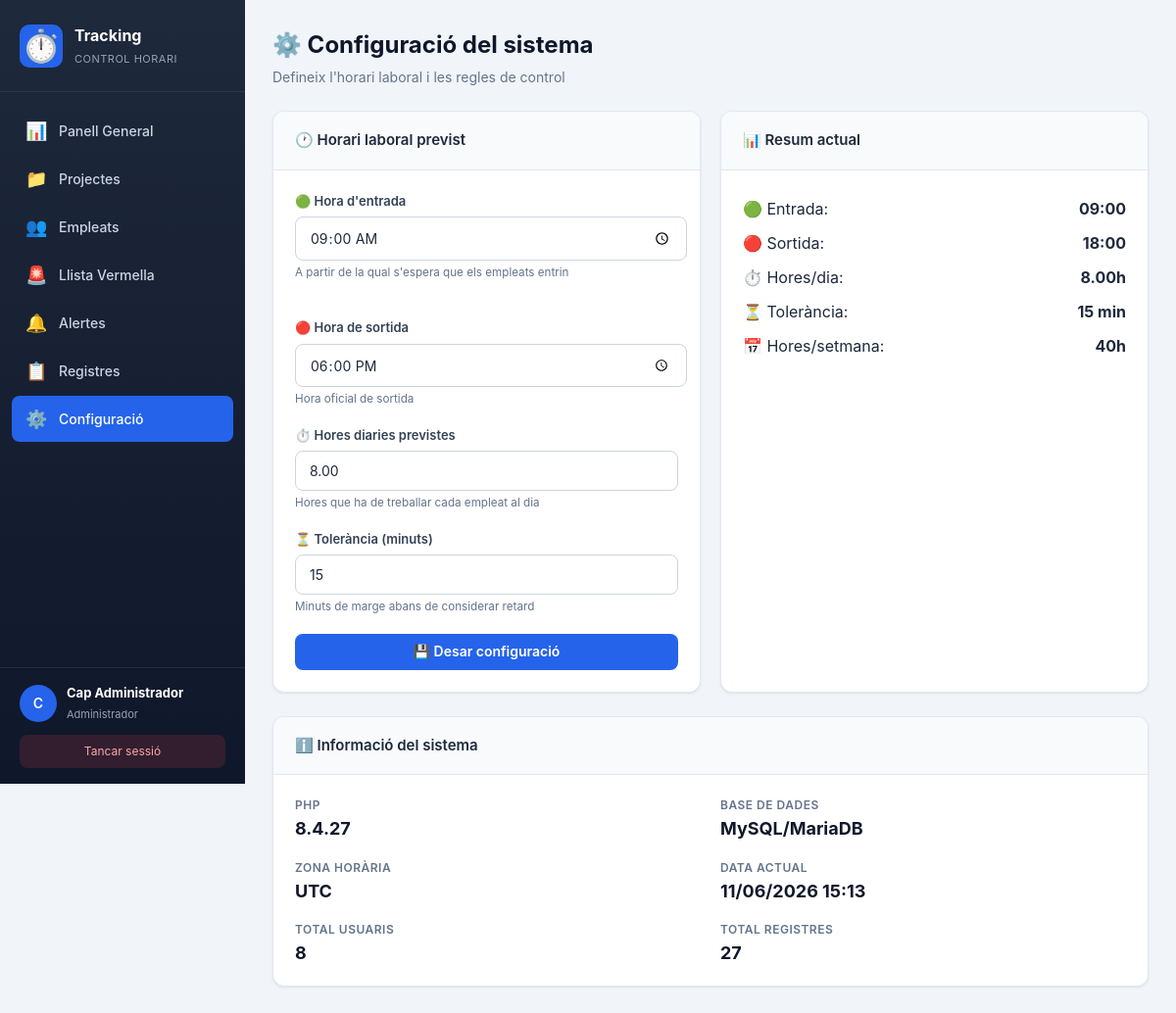
The app's page /config_horari.php (signed in) with its own data.
### tables this page shows
CREATE TABLE horari_config (
    id INT AUTO_INCREMENT PRIMARY KEY,
    hora_entrada_prevista TIME DEFAULT '09:00:00',
    hora_sortida_prevista TIME DEFAULT '18:00:00',
    hores_diaries DECIMAL(4,2) DEFAULT 8.00,
    tolerancia_minuts INT DEFAULT 15
);

### includes/helpers.php (called while the page is built, shortened)
<?php
function e($v) { return htmlspecialchars($v ?? '', ENT_QUOTES, 'UTF-8'); }
function get_horari_config() {
    global $pdo;
    $stmt = $pdo->query("SELECT * FROM horari_config WHERE id = 1");
    $r = $stmt->fetch();
    return $r ?: [
        'hora_entrada_prevista' => '09:00:00',
        'hora_sortida_prevista' => '18:00:00',
        'hores_diaries' => 8,
        'tolerancia_minuts' => 15
    ];
}

### config_horari.php (the view, shortened to what this page needs)
<?php
require_once 'includes/header.php';
require_once 'includes/helpers.php';
$horari = get_horari_config();
?>
<div class="page-header">
    <div>
        <h1>⚙️ Configuració del sistema</h1>
        <p>Defineix l'horari laboral i les regles de control</p>
    </div>
</div>
<div class="grid grid-2">
    <div class="card">
        <div class="card-header">
            <h3>🕐 Horari laboral previst</h3>
        </div>
        <div class="card-body">
            <form method="POST">
                <div class="grid grid-2">
                    <div class="form-group">
                        <label>🟢 Hora d'entrada</label>
                        <input type="time" name="hora_entrada_prevista" class="form-control" value="<?php echo e($horari['hora_entrada_prevista']); ?>" required>
                        <small class="text-muted">A partir de la qual s'espera que els empleats entrin</small>
                    </div>
                    <div class="form-group">
                        <label>🔴 Hora de sortida</label>
                        <input type="time" name="hora_sortida_prevista" class="form-control" value="<?php echo e($horari['hora_sortida_prevista']); ?>" required>
                        <small class="text-muted">Hora oficial de sortida</small>
                    </div>
                </div>
                <div class="form-group">
                    <label>⏱️ Hores diaries previstes</label>
                    <input type="number" step="0.5" name="hores_diaries" class="form-control" value="<?php echo e($horari['hores_diaries']); ?>" required>
                    <small class="text-muted">Hores que ha de treballar cada empleat al dia</small>
                </div>
                <div class="form-group">
                    <label>⏳ Tolerància (minuts)</label>
                    <input type="number" name="tolerancia_minuts" class="form-control" value="<?php echo e($horari['tolerancia_minuts']); ?>" required>
                    <small class="text-muted">Minuts de marge abans de considerar retard</small>
                </div>
                <button type="submit" class="btn btn-primary btn-block">💾 Desar configuració</button>
            </form>
        </div>
    </div>
    <div class="card">
        <div class="card-header">
            <h3>📊 Resum actual</h3>
        </div>
        <div class="card-body">
            <div style="font-size: 16px; line-height: 2.2;">
                <div class="flex-between">
                    <span>🟢 Entrada:</span>
                    <strong><?php echo substr($horari['hora_entrada_prevista'], 0, 5); ?></strong>
                </div>
                <div class="flex-between">
                    <span>🔴 Sortida:</span>
                    <strong><?php echo substr($horari['hora_sortida_prevista'], 0, 5); ?></strong>
                </div>
                <div class="flex-between">
                    <span>⏱️ Hores/dia:</span>
                    <strong><?php echo $horari['hores_diaries']; ?>h</strong>
                </div>
                <div class="flex-between">
                    <span>⏳ Tolerància:</span>
                    <strong><?php echo $horari['tolerancia_minuts']; ?> min</strong>
                </div>
                <div class="flex-between">
                    <span>📅 Hores/setmana:</span>
                    <strong><?php echo $horari['hores_diaries'] * 5; ?>h</strong>
                </div>
            </div>
        </div>
    </div>
</div>
<div class="card mt-3">
    <div class="card-header">
        <h3>ℹ️ Informació del sistema</h3>
    </div>
    <div class="card-body">
        <div class="grid grid-3">
            <div>
                <div class="kpi-label">PHP</div>
                <div class="kpi-value" style="font-size:18px;"><?php echo PHP_VERSION; ?></div>
            </div>
            <div>
                <div class="kpi-label">Base de dades</div>
                <div class="kpi-value" style="font-size:18px;">MySQL/MariaDB</div>
            </div>
            <div>
                <div class="kpi-label">Zona horària</div>
                <div class="kpi-value" style="font-size:18px;"><?php echo date_default_timezone_get(); ?></div>
            </div>
            <div>
                <div class="kpi-label">Data actual</div>
                <div class="kpi-value" style="font-size:18px;"><?php echo date('d/m/Y H:i'); ?></div>
            </div>
            <div>
                <div class="kpi-label">Total usuaris</div>
                <div class="kpi-value" style="font-size:18px;"><?php echo $pdo->query("SELECT COUNT(*) FROM usuaris")->fetchColumn(); ?></div>
            </div>
            <div>
                <div class="kpi-label">Total registres</div>
                <div class="kpi-value" style="font-size:18px;"><?php echo $pdo->query("SELECT COUNT(*) FROM registres")->fetchColumn(); ?></div>
            </div>
        </div>
    </div>
</div>
<?php require_once 'includes/footer.php'; ?>

### style.css (style rules this page uses)
:root { --primary: #2563eb; --primary-dark: #1d4ed8; --primary-light: #dbeafe; --primary-50: #eff6ff; --success: #10b981; --success-light: #d1fae5; --success-dark: #047857; --warning: #f59e0b; --warning-light: #fef3c7; --warning-dark: #b45309; --danger: #ef4444; --danger-light: #fee2e2; --danger-dark: #b91c1c; --info: #06b6d4; --info-light: #cffafe; --purple: #8b5cf6; --purple-light: #ede9fe; --gray-50: #f8fafc; --gray-100: #f1f5f9; --gray-200: #e2e8f0; --gray-300: #cbd5e1; --gray-400: #94a3b8; --gray-500: #64748b; --gray-600: #475569; --gray-700: #334155; --gray-800: #1e293b; --gray-900: #0f172a; --bg: #f1f5f9; --card: #ffffff; --border: #e2e8f0; --text: #1e293b; --text-muted: #64748b; --shadow-sm: 0 1px 2px 0 rgb(0 0 0 / 0.05); --shadow: 0 1px 3px 0 rgb(0 0 0 / 0.08), 0 1px 2px -1px rgb(0 0 0 / 0.06); --shadow-md: 0 4px 6px -1px rgb(0 0 0 / 0.08), 0 2px 4px -2px rgb(0 0 0 / 0.05); --shadow-lg: 0 10px 15px -3px rgb(0 0 0 / 0.08), 0 4px 6px -4px rgb(0 0 0 / 0.05); --shadow-xl: 0 20px 25px -5px rgb(0 0 0 / 0.1), 0 8px 10px -6px rgb(0 0 0 / 0.04); --radius: 8px; --radius-lg: 12px; --radius-xl: 16px; --transition: all 0.2s ease; }
* { box-sizing: border-box; }
html, body { margin: 0; padding: 0; }
body { font-family: -apple-system, BlinkMacSystemFont, 'Segoe UI', Roboto, 'Helvetica Neue', Arial, sans-serif; background: var(--bg); color: var(--text); font-size: 14px; line-height: 1.5; -webkit-font-smoothing: antialiased; }
body.admin-layout { display: flex; min-height: 100vh; }
.page-header { display: flex; justify-content: space-between; align-items: center; margin-bottom: 24px; flex-wrap: wrap; gap: 12px; }
.page-header h1 { font-size: 24px; font-weight: 700; color: var(--gray-900); margin: 0; }
.page-header p { color: var(--text-muted); margin: 4px 0 0 0; font-size: 14px; }
.kpi-label { color: var(--text-muted); font-size: 12px; text-transform: uppercase; letter-spacing: 0.5px; font-weight: 600; margin-bottom: 4px; }
.kpi-value { font-size: 28px; font-weight: 700; color: var(--gray-900); line-height: 1.2; }
.grid { display: grid; gap: 20px; }
.grid-2 { grid-template-columns: repeat(auto-fit, minmax(400px, 1fr)); }
.grid-3 { grid-template-columns: repeat(auto-fit, minmax(280px, 1fr)); }
.card { background: var(--card); border-radius: var(--radius-lg); box-shadow: var(--shadow); border: 1px solid var(--border); overflow: hidden; }
.card-header { padding: 18px 22px; border-bottom: 1px solid var(--border); display: flex; justify-content: space-between; align-items: center; background: var(--gray-50); }
.card-header h3 { margin: 0; font-size: 15px; font-weight: 600; color: var(--gray-800); }
.card-body { padding: 22px; }
.btn { display: inline-flex; align-items: center; justify-content: center; gap: 6px; padding: 10px 18px; border: none; border-radius: var(--radius); font-size: 14px; font-weight: 600; cursor: pointer; text-decoration: none; transition: var(--transition); line-height: 1.2; font-family: inherit; }
.btn-primary { background: var(--primary); color: white; }
.btn-block { width: 100%; }
.form-group { margin-bottom: 18px; }
.form-group label { display: block; font-weight: 600; margin-bottom: 6px; color: var(--gray-700); font-size: 13px; }
.form-control { width: 100%; padding: 11px 14px; border: 1px solid var(--gray-300); border-radius: var(--radius); font-size: 14px; font-family: inherit; transition: var(--transition); background: white; color: var(--text); }
.text-muted { color: var(--text-muted); }
.mt-3 { margin-top: 24px; }
.flex-between { display: flex; justify-content: space-between; align-items: center; }
.card, .kpi-card, .alert { animation: fadeIn 0.3s ease; }

### records on screen
horari_config: hora_entrada_prevista "09:00:00", hora_sortida_prevista "18:00:00", hores_diaries "8.00", tolerancia_minuts "15", hora_entrada_prevista "09:00", hora_sortida_prevista "18:00", $horari['hores_diaries']*5 "40"

### other values on screen
substr($_SESSION['user_nom'], 0, 1) "C"
$_SESSION['user_nom'] "Cap Administrador"
PHP_VERSION "8.4.27"
date_default_timezone_get() "UTC"
$pdo->query("SELECT COUNT(*) FROM usuaris")->fetchColumn() "8"
$pdo->query("SELECT COUNT(*) FROM registres")->fetchColumn() "27"
